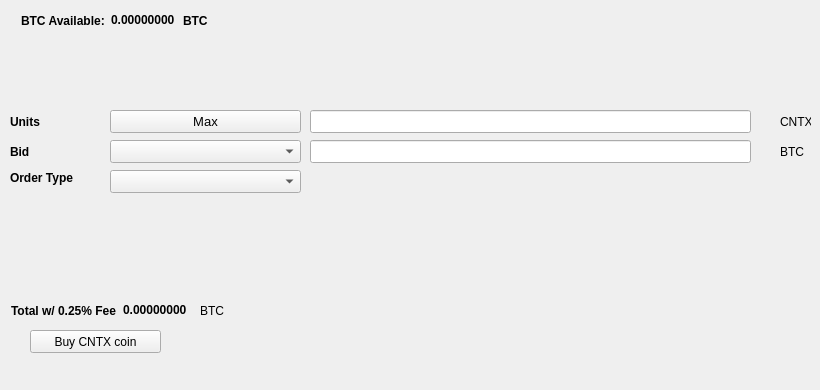
   <widget class="QWidget" name="BuyTab">
    <attribute name="title">
     <string>Buy</string>
    </attribute>
    <widget class="QPushButton" name="Buycntxcoin">
     <property name="geometry">
      <rect>
       <x>30</x>
       <y>330</y>
       <width>131</width>
       <height>23</height>
      </rect>
     </property>
     <property name="text">
      <string>Buy CNTX coin</string>
     </property>
     <property name="icon">
      <iconset resource="../cntxcoin.qrc">
       <normaloff>:/icons/bitcoin</normaloff>:/icons/bitcoin</iconset>
     </property>
    </widget>
    <widget class="QLabel" name="label_3">
     <property name="geometry">
      <rect>
       <x>10</x>
       <y>110</y>
       <width>46</width>
       <height>23</height>
      </rect>
     </property>
     <property name="font">
      <font>
       <weight>75</weight>
       <bold>true</bold>
      </font>
     </property>
     <property name="text">
      <string>Units</string>
     </property>
    </widget>
    <widget class="QLineEdit" name="UnitsInput">
     <property name="geometry">
      <rect>
       <x>310</x>
       <y>110</y>
       <width>441</width>
       <height>23</height>
      </rect>
     </property>
     <property name="font">
      <font>
       <pointsize>9</pointsize>
       <weight>75</weight>
       <bold>true</bold>
      </font>
     </property>
    </widget>
    <widget class="QLineEdit" name="BuyBidPriceEdit">
     <property name="geometry">
      <rect>
       <x>310</x>
       <y>140</y>
       <width>441</width>
       <height>23</height>
      </rect>
     </property>
     <property name="font">
      <font>
       <pointsize>9</pointsize>
       <weight>75</weight>
       <bold>true</bold>
      </font>
     </property>
    </widget>
    <widget class="QLabel" name="label_4">
     <property name="geometry">
      <rect>
       <x>780</x>
       <y>110</y>
       <width>31</width>
       <height>23</height>
      </rect>
     </property>
     <property name="text">
      <string>CNTX</string>
     </property>
    </widget>
    <widget class="QLabel" name="label_5">
     <property name="geometry">
      <rect>
       <x>780</x>
       <y>140</y>
       <width>31</width>
       <height>23</height>
      </rect>
     </property>
     <property name="text">
      <string>BTC</string>
     </property>
    </widget>
    <widget class="QLabel" name="label_6">
     <property name="geometry">
      <rect>
       <x>10</x>
       <y>140</y>
       <width>46</width>
       <height>23</height>
      </rect>
     </property>
     <property name="font">
      <font>
       <weight>75</weight>
       <bold>true</bold>
      </font>
     </property>
     <property name="text">
      <string>Bid</string>
     </property>
    </widget>
    <widget class="QLabel" name="label_7">
     <property name="geometry">
      <rect>
       <x>10</x>
       <y>170</y>
       <width>91</width>
       <height>16</height>
      </rect>
     </property>
     <property name="font">
      <font>
       <weight>75</weight>
       <bold>true</bold>
      </font>
     </property>
     <property name="text">
      <string>Order Type</string>
     </property>
    </widget>
    <widget class="QPushButton" name="Buy_Max_Amount">
     <property name="geometry">
      <rect>
       <x>110</x>
       <y>110</y>
       <width>191</width>
       <height>23</height>
      </rect>
     </property>
     <property name="font">
      <font>
       <pointsize>10</pointsize>
      </font>
     </property>
     <property name="text">
      <string>Max</string>
     </property>
    </widget>
    <widget class="QComboBox" name="BuyBidcomboBox">
     <property name="geometry">
      <rect>
       <x>110</x>
       <y>140</y>
       <width>191</width>
       <height>23</height>
      </rect>
     </property>
     <property name="font">
      <font>
       <pointsize>10</pointsize>
      </font>
     </property>
    </widget>
    <widget class="QComboBox" name="buyOrdertypeCombo">
     <property name="geometry">
      <rect>
       <x>110</x>
       <y>170</y>
       <width>191</width>
       <height>23</height>
      </rect>
     </property>
     <property name="font">
      <font>
       <pointsize>10</pointsize>
      </font>
     </property>
    </widget>
    <widget class="QWidget" name="layoutWidget1">
     <property name="geometry">
      <rect>
       <x>21</x>
       <y>11</y>
       <width>227</width>
       <height>19</height>
      </rect>
     </property>
     <layout class="QHBoxLayout" name="horizontalLayout_3">
      <item>
       <widget class="QLabel" name="label232">
        <property name="font">
         <font>
          <weight>75</weight>
          <bold>true</bold>
         </font>
        </property>
        <property name="text">
         <string>BTC Available:</string>
        </property>
       </widget>
      </item>
      <item>
       <widget class="QLabel" name="BtcAvailableLbl">
        <property name="palette">
         <palette>
          <active>
           <colorrole role="WindowText">
            <brush brushstyle="SolidPattern">
             <color alpha="255">
              <red>0</red>
              <green>0</green>
              <blue>0</blue>
             </color>
            </brush>
           </colorrole>
           <colorrole role="Button">
            <brush brushstyle="SolidPattern">
             <color alpha="255">
              <red>0</red>
              <green>170</green>
              <blue>0</blue>
             </color>
            </brush>
           </colorrole>
           <colorrole role="Light">
            <brush brushstyle="SolidPattern">
             <color alpha="255">
              <red>0</red>
              <green>255</green>
              <blue>0</blue>
             </color>
            </brush>
           </colorrole>
           <colorrole role="Midlight">
            <brush brushstyle="SolidPattern">
             <color alpha="255">
              <red>0</red>
              <green>212</green>
              <blue>0</blue>
             </color>
            </brush>
           </colorrole>
           <colorrole role="Dark">
            <brush brushstyle="SolidPattern">
             <color alpha="255">
              <red>0</red>
              <green>85</green>
              <blue>0</blue>
             </color>
            </brush>
           </colorrole>
           <colorrole role="Mid">
            <brush brushstyle="SolidPattern">
             <color alpha="255">
              <red>0</red>
              <green>113</green>
              <blue>0</blue>
             </color>
            </brush>
           </colorrole>
           <colorrole role="Text">
            <brush brushstyle="SolidPattern">
             <color alpha="255">
              <red>0</red>
              <green>170</green>
              <blue>0</blue>
             </color>
            </brush>
           </colorrole>
           <colorrole role="BrightText">
            <brush brushstyle="SolidPattern">
             <color alpha="255">
              <red>255</red>
              <green>255</green>
              <blue>255</blue>
             </color>
            </brush>
           </colorrole>
           <colorrole role="ButtonText">
            <brush brushstyle="SolidPattern">
             <color alpha="255">
              <red>0</red>
              <green>0</green>
              <blue>0</blue>
             </color>
            </brush>
           </colorrole>
           <colorrole role="Base">
            <brush brushstyle="SolidPattern">
             <color alpha="255">
              <red>255</red>
              <green>255</green>
              <blue>255</blue>
             </color>
            </brush>
           </colorrole>
           <colorrole role="Window">
            <brush brushstyle="SolidPattern">
             <color alpha="255">
              <red>0</red>
              <green>170</green>
              <blue>0</blue>
             </color>
            </brush>
           </colorrole>
           <colorrole role="Shadow">
            <brush brushstyle="SolidPattern">
             <color alpha="255">
              <red>0</red>
              <green>0</green>
              <blue>0</blue>
             </color>
            </brush>
           </colorrole>
           <colorrole role="AlternateBase">
            <brush brushstyle="SolidPattern">
             <color alpha="255">
              <red>127</red>
              <green>212</green>
              <blue>127</blue>
             </color>
            </brush>
           </colorrole>
           <colorrole role="ToolTipBase">
            <brush brushstyle="SolidPattern">
             <color alpha="255">
              <red>255</red>
              <green>255</green>
              <blue>220</blue>
             </color>
            </brush>
           </colorrole>
           <colorrole role="ToolTipText">
            <brush brushstyle="SolidPattern">
             <color alpha="255">
              <red>0</red>
              <green>0</green>
              <blue>0</blue>
             </color>
            </brush>
           </colorrole>
          </active>
          <inactive>
           <colorrole role="WindowText">
            <brush brushstyle="SolidPattern">
             <color alpha="255">
              <red>0</red>
              <green>0</green>
              <blue>0</blue>
             </color>
            </brush>
           </colorrole>
           <colorrole role="Button">
            <brush brushstyle="SolidPattern">
             <color alpha="255">
              <red>0</red>
              <green>170</green>
              <blue>0</blue>
             </color>
            </brush>
           </colorrole>
           <colorrole role="Light">
            <brush brushstyle="SolidPattern">
             <color alpha="255">
              <red>0</red>
              <green>255</green>
              <blue>0</blue>
             </color>
            </brush>
           </colorrole>
           <colorrole role="Midlight">
            <brush brushstyle="SolidPattern">
             <color alpha="255">
              <red>0</red>
              <green>212</green>
              <blue>0</blue>
             </color>
            </brush>
           </colorrole>
           <colorrole role="Dark">
            <brush brushstyle="SolidPattern">
             <color alpha="255">
              <red>0</red>
              <green>85</green>
              <blue>0</blue>
             </color>
            </brush>
           </colorrole>
           <colorrole role="Mid">
            <brush brushstyle="SolidPattern">
             <color alpha="255">
              <red>0</red>
              <green>113</green>
              <blue>0</blue>
             </color>
            </brush>
           </colorrole>
           <colorrole role="Text">
            <brush brushstyle="SolidPattern">
             <color alpha="255">
              <red>0</red>
              <green>170</green>
              <blue>0</blue>
             </color>
            </brush>
           </colorrole>
           <colorrole role="BrightText">
            <brush brushstyle="SolidPattern">
             <color alpha="255">
              <red>255</red>
              <green>255</green>
              <blue>255</blue>
             </color>
            </brush>
           </colorrole>
           <colorrole role="ButtonText">
            <brush brushstyle="SolidPattern">
             <color alpha="255">
              <red>0</red>
              <green>0</green>
              <blue>0</blue>
             </color>
            </brush>
           </colorrole>
           <colorrole role="Base">
            <brush brushstyle="SolidPattern">
             <color alpha="255">
              <red>255</red>
              <green>255</green>
              <blue>255</blue>
             </color>
            </brush>
           </colorrole>
           <colorrole role="Window">
            <brush brushstyle="SolidPattern">
             <color alpha="255">
              <red>0</red>
              <green>170</green>
              <blue>0</blue>
             </color>
            </brush>
           </colorrole>
           <colorrole role="Shadow">
            <brush brushstyle="SolidPattern">
             <color alpha="255">
              <red>0</red>
              <green>0</green>
              <blue>0</blue>
             </color>
            </brush>
           </colorrole>
           <colorrole role="AlternateBase">
            <brush brushstyle="SolidPattern">
             <color alpha="255">
              <red>127</red>
              <green>212</green>
              <blue>127</blue>
             </color>
            </brush>
           </colorrole>
           <colorrole role="ToolTipBase">
            <brush brushstyle="SolidPattern">
             <color alpha="255">
              <red>255</red>
              <green>255</green>
              <blue>220</blue>
             </color>
            </brush>
           </colorrole>
           <colorrole role="ToolTipText">
            <brush brushstyle="SolidPattern">
             <color alpha="255">
              <red>0</red>
              <green>0</green>
              <blue>0</blue>
             </color>
            </brush>
           </colorrole>
          </inactive>
          <disabled>
           <colorrole role="WindowText">
            <brush brushstyle="SolidPattern">
             <color alpha="255">
              <red>0</red>
              <green>85</green>
              <blue>0</blue>
             </color>
            </brush>
           </colorrole>
           <colorrole role="Button">
            <brush brushstyle="SolidPattern">
             <color alpha="255">
              <red>0</red>
              <green>170</green>
              <blue>0</blue>
             </color>
            </brush>
           </colorrole>
           <colorrole role="Light">
            <brush brushstyle="SolidPattern">
             <color alpha="255">
              <red>0</red>
              <green>255</green>
              <blue>0</blue>
             </color>
            </brush>
           </colorrole>
           <colorrole role="Midlight">
            <brush brushstyle="SolidPattern">
             <color alpha="255">
              <red>0</red>
              <green>212</green>
              <blue>0</blue>
             </color>
            </brush>
           </colorrole>
           <colorrole role="Dark">
            <brush brushstyle="SolidPattern">
             <color alpha="255">
              <red>0</red>
              <green>85</green>
              <blue>0</blue>
             </color>
            </brush>
           </colorrole>
           <colorrole role="Mid">
            <brush brushstyle="SolidPattern">
             <color alpha="255">
              <red>0</red>
              <green>113</green>
              <blue>0</blue>
             </color>
            </brush>
           </colorrole>
           <colorrole role="Text">
            <brush brushstyle="SolidPattern">
             <color alpha="255">
              <red>0</red>
              <green>85</green>
              <blue>0</blue>
             </color>
            </brush>
           </colorrole>
           <colorrole role="BrightText">
            <brush brushstyle="SolidPattern">
             <color alpha="255">
              <red>255</red>
              <green>255</green>
              <blue>255</blue>
             </color>
            </brush>
           </colorrole>
           <colorrole role="ButtonText">
            <brush brushstyle="SolidPattern">
             <color alpha="255">
              <red>0</red>
              <green>85</green>
              <blue>0</blue>
             </color>
            </brush>
           </colorrole>
           <colorrole role="Base">
            <brush brushstyle="SolidPattern">
             <color alpha="255">
              <red>0</red>
              <green>170</green>
              <blue>0</blue>
             </color>
            </brush>
           </colorrole>
           <colorrole role="Window">
            <brush brushstyle="SolidPattern">
             <color alpha="255">
              <red>0</red>
              <green>170</green>
              <blue>0</blue>
             </color>
            </brush>
           </colorrole>
           <colorrole role="Shadow">
            <brush brushstyle="SolidPattern">
             <color alpha="255">
              <red>0</red>
              <green>0</green>
              <blue>0</blue>
             </color>
            </brush>
           </colorrole>
           <colorrole role="AlternateBase">
            <brush brushstyle="SolidPattern">
             <color alpha="255">
              <red>0</red>
              <green>170</green>
              <blue>0</blue>
             </color>
            </brush>
           </colorrole>
           <colorrole role="ToolTipBase">
            <brush brushstyle="SolidPattern">
             <color alpha="255">
              <red>255</red>
              <green>255</green>
              <blue>220</blue>
             </color>
            </brush>
           </colorrole>
           <colorrole role="ToolTipText">
            <brush brushstyle="SolidPattern">
             <color alpha="255">
              <red>0</red>
              <green>0</green>
              <blue>0</blue>
             </color>
            </brush>
           </colorrole>
          </disabled>
         </palette>
        </property>
        <property name="font">
         <font>
          <weight>75</weight>
          <bold>true</bold>
         </font>
        </property>
        <property name="text">
         <string>0.00000000</string>
        </property>
        <property name="textInteractionFlags">
         <set>Qt::LinksAccessibleByMouse|Qt::TextSelectableByKeyboard|Qt::TextSelectableByMouse</set>
        </property>
       </widget>
      </item>
      <item>
       <widget class="QLabel" name="BtcAvailableLbl_2">
        <property name="font">
         <font>
          <weight>75</weight>
          <bold>true</bold>
         </font>
        </property>
        <property name="text">
         <string>BTC</string>
        </property>
       </widget>
      </item>
     </layout>
    </widget>
    <widget class="QWidget" name="layoutWidge2">
     <property name="geometry">
      <rect>
       <x>11</x>
       <y>301</y>
       <width>259</width>
       <height>19</height>
      </rect>
     </property>
     <layout class="QHBoxLayout" name="horizontalLayout_4">
      <item>
       <widget class="QLabel" name="label_9">
        <property name="font">
         <font>
          <weight>75</weight>
          <bold>true</bold>
         </font>
        </property>
        <property name="text">
         <string>Total w/ 0.25% Fee</string>
        </property>
       </widget>
      </item>
      <item>
       <widget class="QLabel" name="BuyCostLabel">
        <property name="palette">
         <palette>
          <active>
           <colorrole role="WindowText">
            <brush brushstyle="SolidPattern">
             <color alpha="255">
              <red>0</red>
              <green>0</green>
              <blue>0</blue>
             </color>
            </brush>
           </colorrole>
           <colorrole role="Button">
            <brush brushstyle="SolidPattern">
             <color alpha="255">
              <red>0</red>
              <green>170</green>
              <blue>0</blue>
             </color>
            </brush>
           </colorrole>
           <colorrole role="Light">
            <brush brushstyle="SolidPattern">
             <color alpha="255">
              <red>0</red>
              <green>255</green>
              <blue>0</blue>
             </color>
            </brush>
           </colorrole>
           <colorrole role="Midlight">
            <brush brushstyle="SolidPattern">
             <color alpha="255">
              <red>0</red>
              <green>212</green>
              <blue>0</blue>
             </color>
            </brush>
           </colorrole>
           <colorrole role="Dark">
            <brush brushstyle="SolidPattern">
             <color alpha="255">
              <red>0</red>
              <green>85</green>
              <blue>0</blue>
             </color>
            </brush>
           </colorrole>
           <colorrole role="Mid">
            <brush brushstyle="SolidPattern">
             <color alpha="255">
              <red>0</red>
              <green>113</green>
              <blue>0</blue>
             </color>
            </brush>
           </colorrole>
           <colorrole role="Text">
            <brush brushstyle="SolidPattern">
             <color alpha="255">
              <red>0</red>
              <green>170</green>
              <blue>0</blue>
             </color>
            </brush>
           </colorrole>
           <colorrole role="BrightText">
            <brush brushstyle="SolidPattern">
             <color alpha="255">
              <red>255</red>
              <green>255</green>
              <blue>255</blue>
             </color>
            </brush>
           </colorrole>
           <colorrole role="ButtonText">
            <brush brushstyle="SolidPattern">
             <color alpha="255">
              <red>0</red>
              <green>0</green>
              <blue>0</blue>
             </color>
            </brush>
           </colorrole>
           <colorrole role="Base">
            <brush brushstyle="SolidPattern">
             <color alpha="255">
              <red>255</red>
              <green>255</green>
              <blue>255</blue>
             </color>
            </brush>
           </colorrole>
           <colorrole role="Window">
            <brush brushstyle="SolidPattern">
             <color alpha="255">
              <red>0</red>
              <green>170</green>
              <blue>0</blue>
             </color>
            </brush>
           </colorrole>
           <colorrole role="Shadow">
            <brush brushstyle="SolidPattern">
             <color alpha="255">
              <red>0</red>
              <green>0</green>
              <blue>0</blue>
             </color>
            </brush>
           </colorrole>
           <colorrole role="AlternateBase">
            <brush brushstyle="SolidPattern">
             <color alpha="255">
              <red>127</red>
              <green>212</green>
              <blue>127</blue>
             </color>
            </brush>
           </colorrole>
           <colorrole role="ToolTipBase">
            <brush brushstyle="SolidPattern">
             <color alpha="255">
              <red>255</red>
              <green>255</green>
              <blue>220</blue>
             </color>
            </brush>
           </colorrole>
           <colorrole role="ToolTipText">
            <brush brushstyle="SolidPattern">
             <color alpha="255">
              <red>0</red>
              <green>0</green>
              <blue>0</blue>
             </color>
            </brush>
           </colorrole>
          </active>
          <inactive>
           <colorrole role="WindowText">
            <brush brushstyle="SolidPattern">
             <color alpha="255">
              <red>0</red>
              <green>0</green>
              <blue>0</blue>
             </color>
            </brush>
           </colorrole>
           <colorrole role="Button">
            <brush brushstyle="SolidPattern">
             <color alpha="255">
              <red>0</red>
              <green>170</green>
              <blue>0</blue>
             </color>
            </brush>
           </colorrole>
           <colorrole role="Light">
            <brush brushstyle="SolidPattern">
             <color alpha="255">
              <red>0</red>
              <green>255</green>
              <blue>0</blue>
             </color>
            </brush>
           </colorrole>
           <colorrole role="Midlight">
            <brush brushstyle="SolidPattern">
             <color alpha="255">
              <red>0</red>
              <green>212</green>
              <blue>0</blue>
             </color>
            </brush>
           </colorrole>
           <colorrole role="Dark">
            <brush brushstyle="SolidPattern">
             <color alpha="255">
              <red>0</red>
              <green>85</green>
              <blue>0</blue>
             </color>
            </brush>
           </colorrole>
           <colorrole role="Mid">
            <brush brushstyle="SolidPattern">
             <color alpha="255">
              <red>0</red>
              <green>113</green>
              <blue>0</blue>
             </color>
            </brush>
           </colorrole>
           <colorrole role="Text">
            <brush brushstyle="SolidPattern">
             <color alpha="255">
              <red>0</red>
              <green>170</green>
              <blue>0</blue>
             </color>
            </brush>
           </colorrole>
           <colorrole role="BrightText">
            <brush brushstyle="SolidPattern">
             <color alpha="255">
              <red>255</red>
              <green>255</green>
              <blue>255</blue>
             </color>
            </brush>
           </colorrole>
           <colorrole role="ButtonText">
            <brush brushstyle="SolidPattern">
             <color alpha="255">
              <red>0</red>
              <green>0</green>
              <blue>0</blue>
             </color>
            </brush>
           </colorrole>
           <colorrole role="Base">
            <brush brushstyle="SolidPattern">
             <color alpha="255">
              <red>255</red>
              <green>255</green>
              <blue>255</blue>
             </color>
            </brush>
           </colorrole>
           <colorrole role="Window">
            <brush brushstyle="SolidPattern">
             <color alpha="255">
              <red>0</red>
              <green>170</green>
              <blue>0</blue>
             </color>
            </brush>
           </colorrole>
           <colorrole role="Shadow">
            <brush brushstyle="SolidPattern">
             <color alpha="255">
              <red>0</red>
              <green>0</green>
              <blue>0</blue>
             </color>
            </brush>
           </colorrole>
           <colorrole role="AlternateBase">
            <brush brushstyle="SolidPattern">
             <color alpha="255">
              <red>127</red>
              <green>212</green>
              <blue>127</blue>
             </color>
            </brush>
           </colorrole>
           <colorrole role="ToolTipBase">
            <brush brushstyle="SolidPattern">
             <color alpha="255">
              <red>255</red>
              <green>255</green>
              <blue>220</blue>
             </color>
            </brush>
           </colorrole>
           <colorrole role="ToolTipText">
            <brush brushstyle="SolidPattern">
             <color alpha="255">
              <red>0</red>
              <green>0</green>
              <blue>0</blue>
             </color>
            </brush>
           </colorrole>
          </inactive>
          <disabled>
           <colorrole role="WindowText">
            <brush brushstyle="SolidPattern">
             <color alpha="255">
              <red>0</red>
              <green>85</green>
              <blue>0</blue>
             </color>
            </brush>
           </colorrole>
           <colorrole role="Button">
            <brush brushstyle="SolidPattern">
             <color alpha="255">
              <red>0</red>
              <green>170</green>
              <blue>0</blue>
             </color>
            </brush>
           </colorrole>
           <colorrole role="Light">
            <brush brushstyle="SolidPattern">
             <color alpha="255">
              <red>0</red>
              <green>255</green>
              <blue>0</blue>
             </color>
            </brush>
           </colorrole>
           <colorrole role="Midlight">
            <brush brushstyle="SolidPattern">
             <color alpha="255">
              <red>0</red>
              <green>212</green>
              <blue>0</blue>
             </color>
            </brush>
           </colorrole>
           <colorrole role="Dark">
            <brush brushstyle="SolidPattern">
             <color alpha="255">
              <red>0</red>
              <green>85</green>
              <blue>0</blue>
             </color>
            </brush>
           </colorrole>
           <colorrole role="Mid">
            <brush brushstyle="SolidPattern">
             <color alpha="255">
              <red>0</red>
              <green>113</green>
              <blue>0</blue>
             </color>
            </brush>
           </colorrole>
           <colorrole role="Text">
            <brush brushstyle="SolidPattern">
             <color alpha="255">
              <red>0</red>
              <green>85</green>
              <blue>0</blue>
             </color>
            </brush>
           </colorrole>
           <colorrole role="BrightText">
            <brush brushstyle="SolidPattern">
             <color alpha="255">
              <red>255</red>
              <green>255</green>
              <blue>255</blue>
             </color>
            </brush>
           </colorrole>
           <colorrole role="ButtonText">
            <brush brushstyle="SolidPattern">
             <color alpha="255">
              <red>0</red>
              <green>85</green>
              <blue>0</blue>
             </color>
            </brush>
           </colorrole>
           <colorrole role="Base">
            <brush brushstyle="SolidPattern">
             <color alpha="255">
              <red>0</red>
              <green>170</green>
              <blue>0</blue>
             </color>
            </brush>
           </colorrole>
           <colorrole role="Window">
            <brush brushstyle="SolidPattern">
             <color alpha="255">
              <red>0</red>
              <green>170</green>
              <blue>0</blue>
             </color>
            </brush>
           </colorrole>
           <colorrole role="Shadow">
            <brush brushstyle="SolidPattern">
             <color alpha="255">
              <red>0</red>
              <green>0</green>
              <blue>0</blue>
             </color>
            </brush>
           </colorrole>
           <colorrole role="AlternateBase">
            <brush brushstyle="SolidPattern">
             <color alpha="255">
              <red>0</red>
              <green>170</green>
              <blue>0</blue>
             </color>
            </brush>
           </colorrole>
           <colorrole role="ToolTipBase">
            <brush brushstyle="SolidPattern">
             <color alpha="255">
              <red>255</red>
              <green>255</green>
              <blue>220</blue>
             </color>
            </brush>
           </colorrole>
           <colorrole role="ToolTipText">
            <brush brushstyle="SolidPattern">
             <color alpha="255">
              <red>0</red>
              <green>0</green>
              <blue>0</blue>
             </color>
            </brush>
           </colorrole>
          </disabled>
         </palette>
        </property>
        <property name="font">
         <font>
          <weight>75</weight>
          <bold>true</bold>
         </font>
        </property>
        <property name="autoFillBackground">
         <bool>false</bool>
        </property>
        <property name="text">
         <string>0.00000000</string>
        </property>
        <property name="textInteractionFlags">
         <set>Qt::LinksAccessibleByMouse|Qt::TextSelectableByMouse</set>
        </property>
       </widget>
      </item>
      <item>
       <widget class="QLabel" name="label_10">
        <property name="font">
         <font>
          <weight>50</weight>
          <bold>false</bold>
         </font>
        </property>
        <property name="text">
         <string>BTC</string>
        </property>
       </widget>
      </item>
     </layout>
    </widget>
    <widget class="QLabel" name="label_24">
     <property name="geometry">
      <rect>
       <x>460</x>
       <y>300</y>
       <width>281</width>
       <height>81</height>
      </rect>
     </property>
     <property name="text">
      <string/>
     </property>
     <property name="pixmap">
      <pixmap>:/images/bittrex</pixmap>
     </property>
    </widget>
   </widget>
